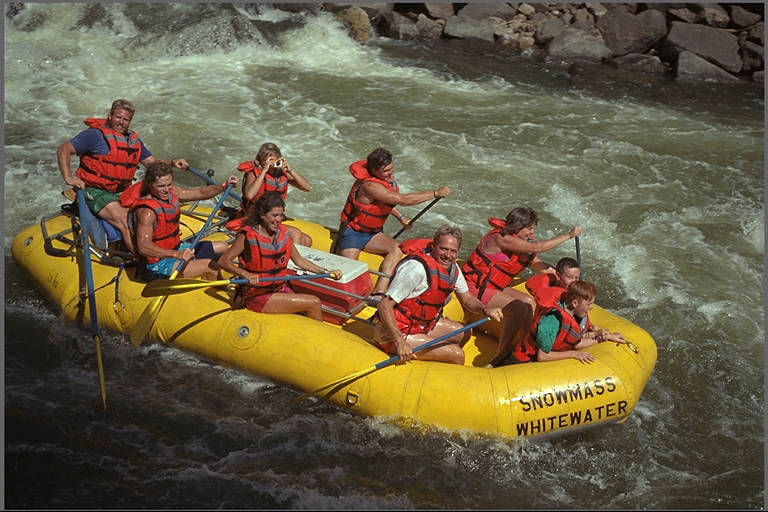
#> input picture Statistical_analysis_of_digital_images_graphs/kodim14.bmp, 768 x 512 px
$ python ycbcr.py
#> lines starting #> are read from the running program, lines starting #| are printed output that depends on the picture
from PIL import Image
import matplotlib.pyplot as plt
import os

im = Image.open("kodim14.bmp")
#> im is the input picture: PIL image 768x512 RGB; mean R, G, B 105.8, 94.3, 68.6
ycbcr = im.convert('YCbCr')
#> ycbcr: PIL image 768x512 YCbCr; mean of channels 0, 1, 2 94.3, 112.8, 135.4

print(ycbcr.getbands())
#| ('Y', 'Cb', 'Cr')

(y, cb, cr) = ycbcr.split()
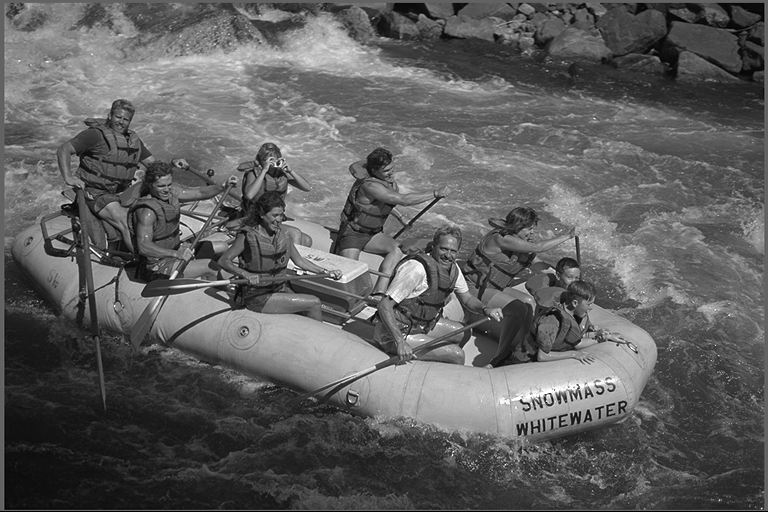
#> y: PIL image 768x512 L; min 0, max 255, mean 94.3
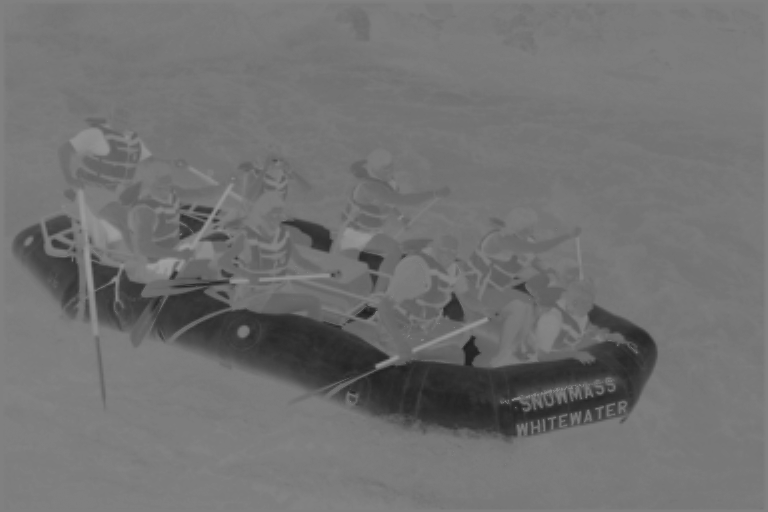
#> cb: PIL image 768x512 L; min 30, max 159, mean 112.8
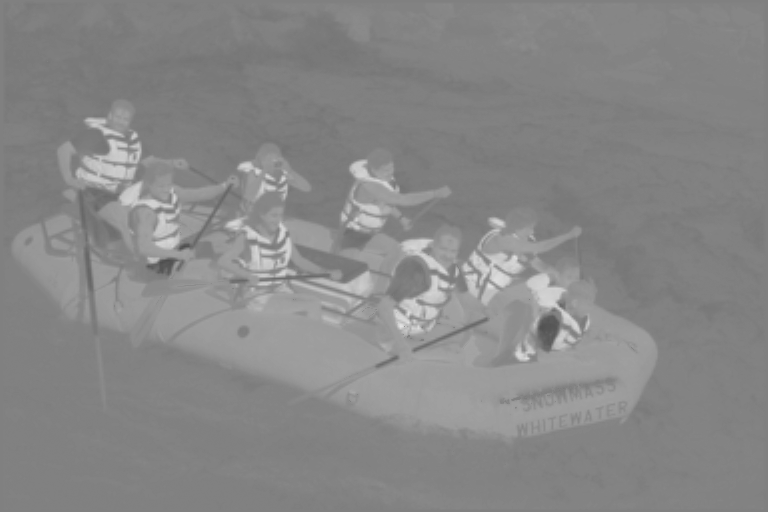
#> cr: PIL image 768x512 L; min 76, max 229, mean 135.4

plt.figure()
plt.title("Original")
plt.imshow(im)

plt.figure()
plt.subplot(131)
plt.title("Y")
plt.imshow(y, cmap="gray")
plt.subplot(132)
plt.title("Cb")
plt.imshow(cb, cmap="gray")
plt.subplot(133)
plt.title("Cr")
plt.imshow(cr, cmap="gray")

directory = os.path.dirname(os.path.abspath("kodim14.bmp"))

y.save(os.path.join(directory, "Y_channel.bmp"))
cb.save(os.path.join(directory, "Cb_channel.bmp"))
cr.save(os.path.join(directory, "Cr_channel.bmp"))

plt.show()
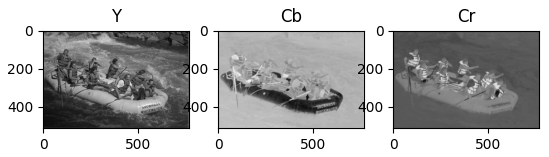
#> figure drawn by matplotlib, 3 panels
